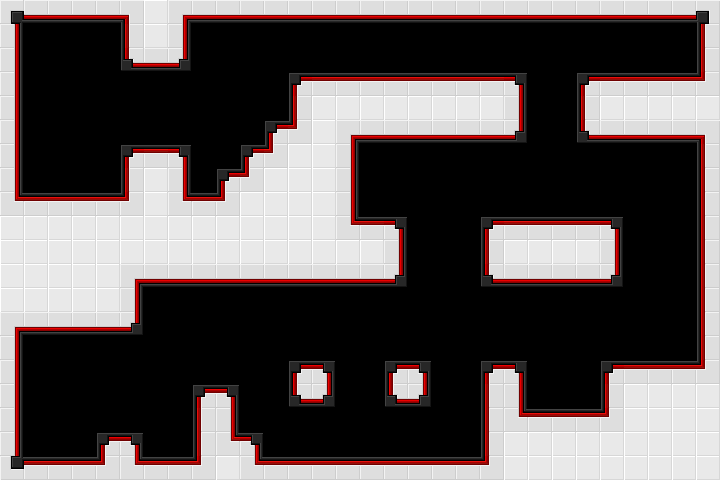

This game map was drawn from its Tiled (.tmx) file and the tilesets committed beside it. A one-line description and the full map source follow:
An orthogonal 30x20 tile map with 24x24 px tiles, 1 tile layer (Tile Layer 1).

<map version="1.0" orientation="orthogonal" width="30" height="20" tilewidth="24" tileheight="24">
 <tileset firstgid="1" name="tiles" tilewidth="24" tileheight="24">
  <image source="tiles.png" width="96" height="120" />
 </tileset>
 <layer name="Tile Layer 1" width="30" height="20">
  <data encoding="csv">
1,2,2,2,2,13,6,14,2,2,2,2,2,2,2,2,2,2,2,2,2,2,2,2,2,2,2,2,2,3,
5,0,0,0,0,7,6,5,0,0,0,0,0,0,0,0,0,0,0,0,0,0,0,0,0,0,0,0,0,7,
5,0,0,0,0,19,2,20,0,0,0,0,0,0,0,0,0,0,0,0,0,0,0,0,0,0,0,0,0,7,
5,0,0,0,0,0,0,0,0,0,0,0,15,10,10,10,10,10,10,10,10,16,0,0,15,10,10,10,10,17,
5,0,0,0,0,0,0,0,0,0,0,0,7,6,6,6,6,6,6,6,6,5,0,0,7,6,6,6,6,6,
5,0,0,0,0,0,0,0,0,0,0,15,17,6,14,2,2,2,2,2,2,20,0,0,19,2,2,2,2,13,
5,0,0,0,0,15,10,16,0,0,15,17,6,6,5,0,0,0,0,0,0,0,0,0,0,0,0,0,0,7,
5,0,0,0,0,7,6,5,0,15,17,6,6,6,5,0,0,0,0,0,0,0,0,0,0,0,0,0,0,7,
18,10,10,10,10,17,6,18,10,17,6,6,6,6,5,0,0,0,0,0,0,0,0,0,0,0,0,0,0,7,
6,6,6,6,6,6,6,6,6,6,6,6,6,6,18,10,16,0,0,0,15,10,10,10,10,16,0,0,0,7,
6,6,6,6,6,6,6,6,6,6,6,6,6,6,6,6,5,0,0,0,7,6,6,6,6,5,0,0,0,7,
6,6,6,6,6,14,2,2,2,2,2,2,2,2,2,2,20,0,0,0,19,2,2,2,2,20,0,0,0,7,
6,6,6,6,6,5,0,0,0,0,0,0,0,0,0,0,0,0,0,0,0,0,0,0,0,0,0,0,0,7,
14,2,2,2,2,20,0,0,0,0,0,0,0,0,0,0,0,0,0,0,0,0,0,0,0,0,0,0,0,7,
5,0,0,0,0,0,0,0,0,0,0,0,0,0,0,0,0,0,0,0,0,0,0,0,0,0,0,0,0,7,
5,0,0,0,0,0,0,0,0,0,0,0,15,16,0,0,15,16,0,0,15,16,0,0,0,15,10,10,10,17,
5,0,0,0,0,0,0,0,15,16,0,0,19,20,0,0,19,20,0,0,7,5,0,0,0,7,6,6,6,6,
5,0,0,0,0,0,0,0,7,5,0,0,0,0,0,0,0,0,0,0,7,18,10,10,10,17,6,6,6,6,
5,0,0,0,15,16,0,0,7,18,16,0,0,0,0,0,0,0,0,0,7,6,6,6,6,6,6,6,6,6,
9,10,10,10,17,18,10,10,17,6,18,10,10,10,10,10,10,10,10,10,17,6,6,6,6,6,6,6,6,6
</data>
 </layer>
</map>